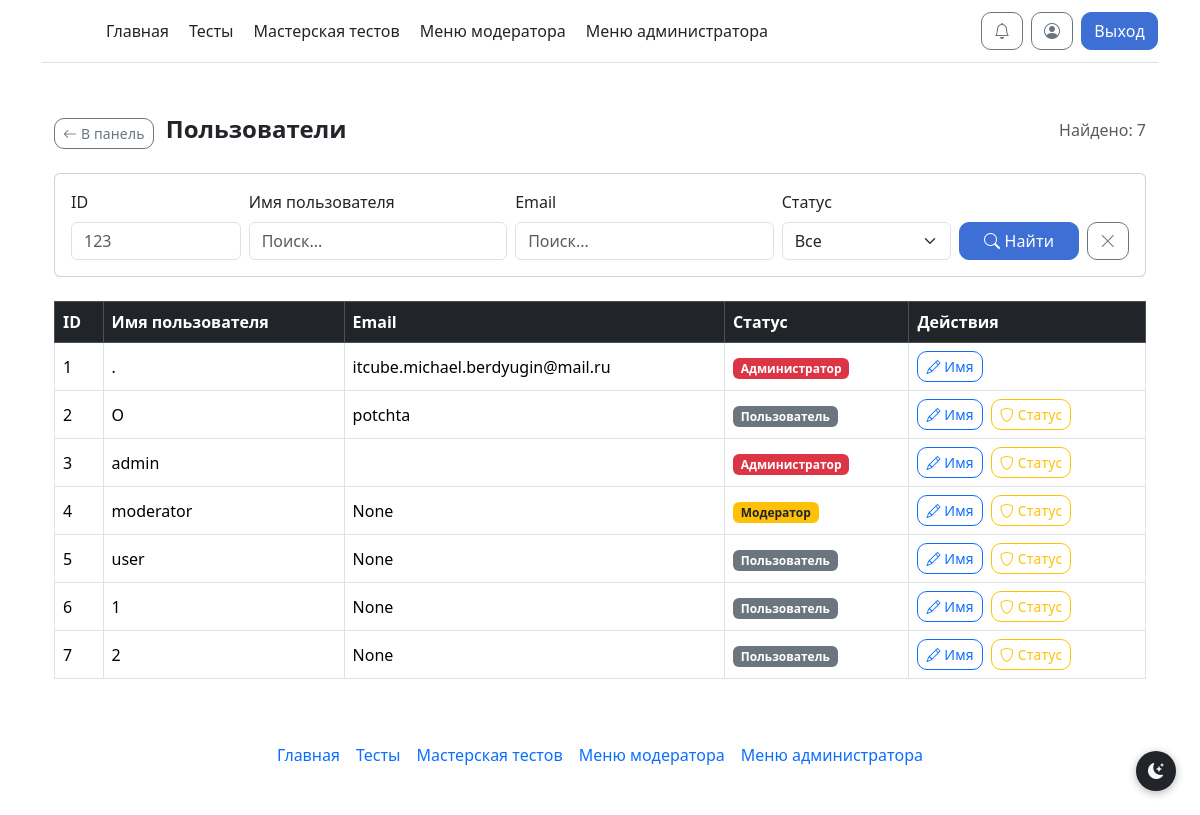
Before: /admin/users (signed in) with the older database file.
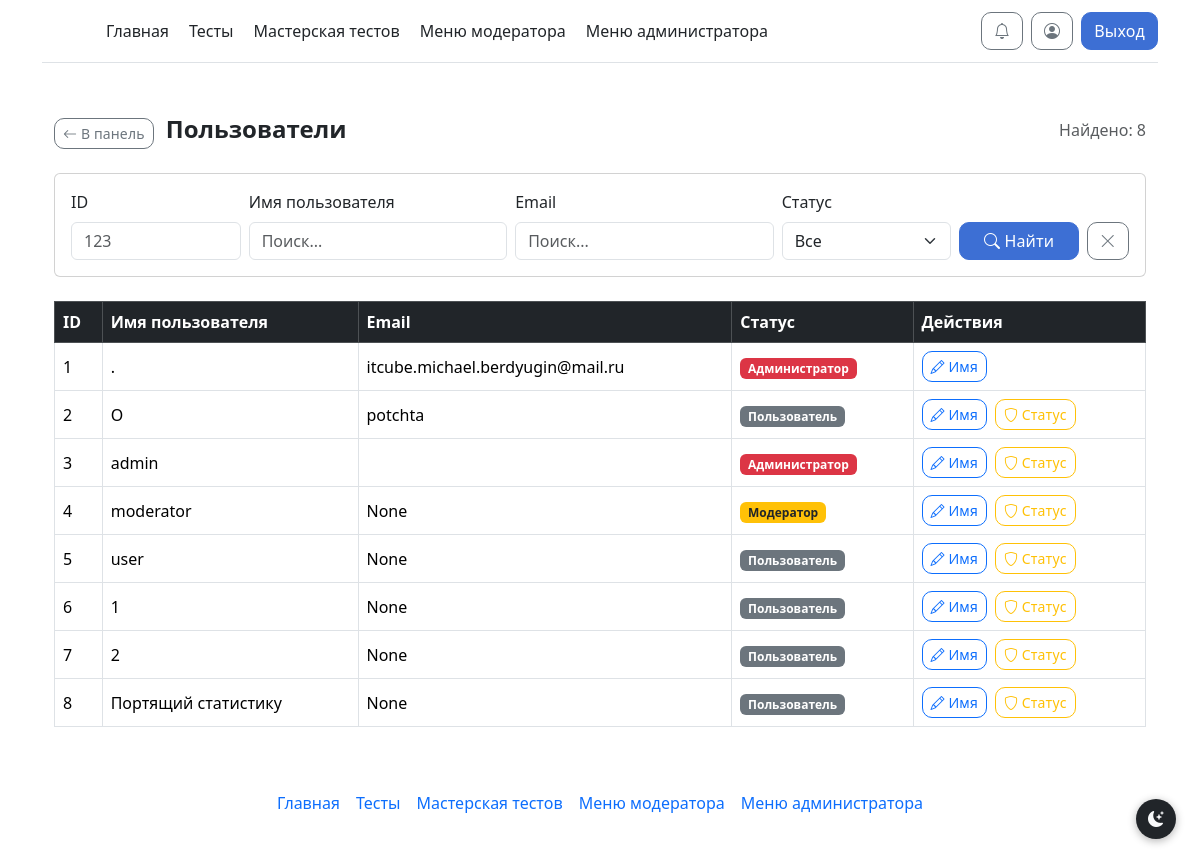
After: the same page with the newer database file.
### models.py (models this page shows)
class User(db.Model, UserMixin):
    id = db.Column(db.Integer, primary_key=True)
    username = db.Column(db.String, unique=True)
    password = db.Column(db.String)
    email = db.Column(db.String, unique=True)
    admin = db.Column(db.Integer, default=0)  # 0 — пользователь, 1 — модератор, 2 — администратор
    current_test_id = db.Column(db.Integer, default=None)
    notif_email_tests = db.Column(db.Boolean, default=True)
    notif_email_admin = db.Column(db.Boolean, default=True)
    notif_email_account = db.Column(db.Boolean, default=True)

### routes/admin.py (the view)
@admin_bp.route('/admin/users')
@login_required
def admin_users():
    err = _require_admin()
    if err:
        return err
    q_id = request.args.get('id', '').strip()
    q_name = request.args.get('name', '').strip()
    q_email = request.args.get('email', '').strip()
    q_status = request.args.get('status', '').strip()
    query = User.query
    if q_id:
        try:
            query = query.filter(User.id == int(q_id))
        except ValueError:
            pass
    if q_name:
        query = query.filter(User.username.ilike(f'%{q_name}%'))
    if q_email:
        query = query.filter(User.email.ilike(f'%{q_email}%'))
    if q_status in ('0', '1', '2'):
        query = query.filter(User.admin == int(q_status))
    users = query.order_by(User.id).all()
    return render_template("admin_users.html", users=users,
                           q_id=q_id, q_name=q_name, q_email=q_email, q_status=q_status)

### __init__.py (called while the page is built, shortened)
@manager.user_loader
def load_user(user_id):
    return db.session.get(User, user_id)

@app.template_filter('get_unread_notifications_count')
def get_unread_notifications_count(user_id):
    return Notifications.query.filter_by(n_user_id=user_id, n_is_read=False).count()

@app.before_request
def check_must_rate_test():
    excluded_paths = ['/test/', '/static/', '/logout']

### routes/admin.py (called while the page is built)
def _require_admin():
    if current_user.admin < 2:
        flash("У вас нет доступа!", 'danger')
        return redirect("/")
    return None

### templates/admin_users.html (shortened to what this page needs)
{% extends 'base.html' %}
{% block main %}
<div class="container mt-4">
    <div class="d-flex justify-content-between align-items-center mb-4">
        <div>
            <a href="/admin" class="btn btn-outline-secondary btn-sm me-2">
                <i class="bi bi-arrow-left"></i> В панель
            </a>
            <span class="fs-4 fw-semibold">Пользователи</span>
        </div>
        <span class="text-muted">Найдено: {{ users|length }}</span>
    </div>
    <form method="GET" action="/admin/users" class="card card-body mb-4">
        <div class="row g-2 align-items-end">
            <div class="col-sm-2">
                <label class="form-label">ID</label>
                <input type="number" class="form-control" name="id" value="{{ q_id }}" placeholder="123">
            </div>
            <div class="col-sm-3">
                <label class="form-label">Имя пользователя</label>
                <input type="text" class="form-control" name="name" value="{{ q_name }}" placeholder="Поиск...">
            </div>
            <div class="col-sm-3">
                <label class="form-label">Email</label>
                <input type="text" class="form-control" name="email" value="{{ q_email }}" placeholder="Поиск...">
            </div>
            <div class="col-sm-2">
                <label class="form-label">Статус</label>
                <select class="form-select" name="status">
                    <option value="" {% if q_status == '' %}selected{% endif %}>Все</option>
                </select>
            </div>
            <div class="col-sm-2 d-flex gap-2">
                <button type="submit" class="btn btn-primary w-100">
                    <i class="bi bi-search"></i> Найти
                </button>
                <a href="/admin/users" class="btn btn-outline-secondary" title="Сбросить">
                    <i class="bi bi-x-lg"></i>
                </a>
            </div>
        </div>
    </form>
    {% if users %}
    <div class="table-responsive">
        <table class="table table-bordered table-hover align-middle">
            <thead class="table-dark">
                <tr>
                    <th>ID</th>
                    <th>Имя пользователя</th>
                    <th>Email</th>
                    <th>Статус</th>
                    <th>Действия</th>
                </tr>
            </thead>
            <tbody>
                {% for user in users %}
                <tr>
                    <td>{{ user.id }}</td>
                    <td>{{ user.username }}</td>
                    <td>{{ user.email }}</td>
                    <td>
                        {% if user.admin == 2 %}
                        <span class="badge bg-danger">Администратор</span>
                        {% elif user.admin == 1 %}
                        <span class="badge bg-warning text-dark">Модератор</span>
                        {% else %}
                        <span class="badge bg-secondary">Пользователь</span>
                        {% endif %}
                    </td>
                    <td>
                        <div class="d-flex gap-2">
                            <button class="btn btn-sm btn-outline-primary"
                                    data-bs-toggle="modal"
                                    data-bs-target="#renameModal{{ user.id }}">
                                <i class="bi bi-pencil"></i> Имя
                            </button>
                            {% if user.id != current_user.id %}
                            <button class="btn btn-sm btn-outline-warning"
                                    data-bs-toggle="modal"
                                    data-bs-target="#statusModal{{ user.id }}">
                                <i class="bi bi-shield"></i> Статус
                            </button>
                            {% endif %}
                        </div>
                    </td>
                </tr>
                {% endfor %}
            </tbody>
        </table>
    </div>
    {% else %}
    <div class="alert alert-secondary text-center">Пользователи не найдены.</div>
    {% endif %}
</div>
{% endblock %}

### templates/base.html (shortened to what this page needs)
<!doctype html>
<html lang="ru">
  <head>
    <link href="https://cdn.jsdelivr.net/npm/bootstrap@5.3.3/dist/css/bootstrap.min.css" rel="stylesheet">
    <link rel="stylesheet" href="https://cdn.jsdelivr.net/npm/bootstrap-icons@1.11.3/font/bootstrap-icons.min.css">
    <link href="{{ url_for('static', filename='style/style.css') }}" rel="stylesheet">
  </head>
  <body class="d-flex flex-column min-vh-100">
<div class="container">
    <header class="py-2 mb-4 border-bottom">
      <nav class="d-flex flex-wrap align-items-center gap-2 py-1">
        <a href="/" class="navbar-brand me-2">
          <svg class="bi" width="40" height="32" role="img" aria-label="Главная"><use xlink:href="#bootstrap"></use></svg>
        </a>
        <div class="d-flex flex-wrap gap-1 me-auto">
          <a href="/" class="nav-link px-2">Главная</a>
          <a href="/tests" class="nav-link px-2">Тесты</a>
          {% if current_user.is_authenticated %}
          <a href="/workshop" class="nav-link px-2">Мастерская тестов</a>
          {% endif %}
          {% if current_user.is_authenticated and current_user.admin >= 1 %}
          <a href="/moderator_1" class="nav-link px-2">Меню модератора</a>
          {% endif %}
          {% if current_user.is_authenticated and current_user.admin >= 2 %}
          <a href="/admin_1" class="nav-link px-2">Меню администратора</a>
          {% endif %}
        </div>
        <div class="d-flex align-items-center gap-2 flex-wrap">
          {% if current_user.is_authenticated %}
          <a href="/notifications" class="btn btn-outline-secondary position-relative">
              <i class="bi bi-bell"></i>
              {% set unread_count = current_user.id | get_unread_notifications_count %}
          </a>
          <a href="/profile" class="btn btn-outline-secondary">
              <i class="bi bi-person-circle"></i>
          </a>
          <a class="btn btn-primary" href="/logout">Выход</a>
          {% else %}
          <a class="btn btn-outline-primary" href="/login">Вход</a>
          <a class="btn btn-primary" href="/registration">Регистрация</a>
          {% endif %}
        </div>
      </nav>
    </header>
  </div>
<main class = "container">
  {% block main %}{% endblock %}
</main>
<div class="container">
  <footer class="py-3 my-4">
    <ul class="nav col-12 col-md-auto mb-2 justify-content-center mb-md-0">
        <li><a href="/" class="nav-link px-2">Главная</a></li>
          <li><a href="/tests" class="nav-link px-2">Тесты</a></li>
        {% if current_user.is_authenticated %}
        <li><a href="/workshop" class="nav-link px-2">Мастерская тестов</a></li>
        {% endif %}
        {% if current_user.is_authenticated and current_user.admin >= 1 %}
          <li><a href="/moderator_1" class="nav-link px-2">Меню модератора</a></li>
        {% endif %}
        {% if current_user.is_authenticated and current_user.admin >= 2 %}
          <li><a href="/admin_1" class="nav-link px-2">Меню администратора</a></li>
        {% endif %}
      </ul>
  </footer>
</div>
    <button id="theme-toggle" title="Переключить тему">
      <i id="theme-icon"></i>
    </button>
  </body>
</html>

### static/style/style.css (style rules this page uses)
.btn { border-radius: 10px !important; font-weight: 500; letter-spacing: 0.01em; transition: transform 0.1s ease, box-shadow 0.1s ease, background-color 0.1s ease !important; }
.btn-primary { background: #3d6fd4 !important; border-color: #3d6fd4 !important; }
.btn-outline-secondary { border-radius: 10px !important; }
.btn-outline-primary { border-radius: 10px !important; }
#theme-toggle { position: fixed; bottom: 1.5rem; right: 1.5rem; z-index: 1050; width: 2.5rem; height: 2.5rem; border-radius: 50%; border: none; font-size: 1rem; cursor: pointer; box-shadow: 0 2px 8px rgba(0,0,0,0.3); display: flex; align-items: center; justify-content: center; background-color: #212529; color: #f8f9fa; transition: background-color 0.2s, color 0.2s; }
header .nav-link { white-space: nowrap; }

Changed rows visible on the page:
added User: id "8", username "Портящий статистику", email "None", admin "Пользователь"
Other visible differences:
{{ users|length }}: "7" → "8"
